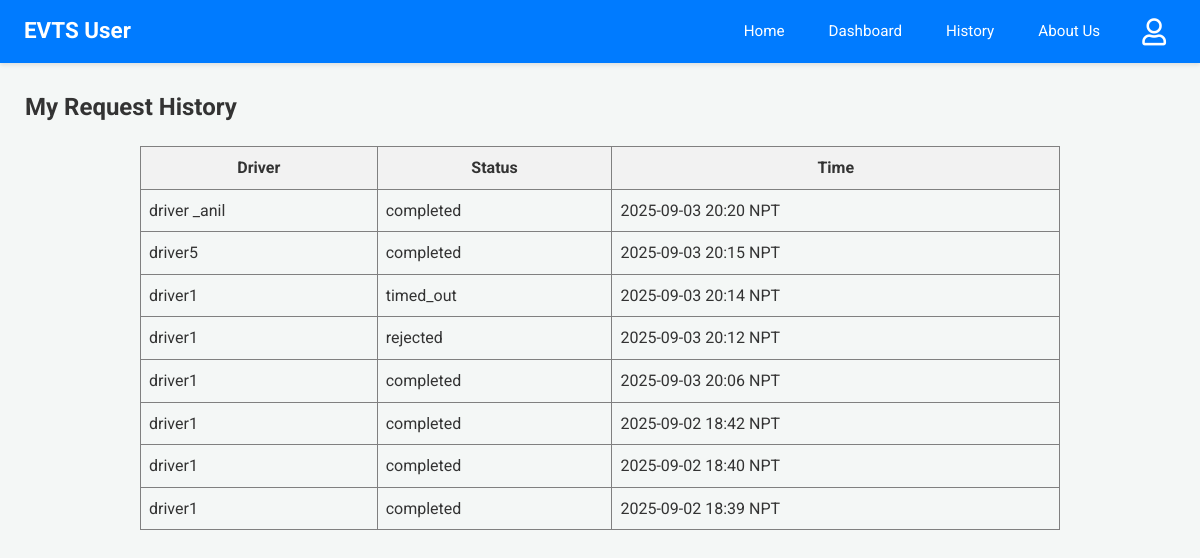
Page /user-history (signed in) on the committed database.
### app.py (models this page shows)
class Driver(db.Model):
    email = db.Column(db.String(120), primary_key=True)
    name = db.Column(db.String(100))
    phone = db.Column(db.String(15))
    password = db.Column(db.String(256)) # Increased length for hash
    vehicle = db.Column(db.String(50))
    node = db.Column(db.String(10), nullable=False)
    is_approved = db.Column(db.Boolean, default=False, nullable=False)

class RideRequest(db.Model):
    __tablename__ = 'ride_request'
    id = db.Column(db.Integer, primary_key=True)
    user_email = db.Column(db.String(100), nullable=False)
    driver_email = db.Column(db.String(100), nullable=False)
    user_latitude_at_request = db.Column(db.Float, nullable=True)
    user_longitude_at_request = db.Column(db.Float, nullable=True)
    timestamp = db.Column(db.DateTime, default=lambda: datetime.now(timezone.utc))
    status = db.Column(db.String(20), default='Pending')

### app.py (the view)
@app.route('/user-history')
@login_required_user
def user_history():
    reqs_db = RideRequest.query.filter_by(user_email=session['user']).order_by(RideRequest.timestamp.desc()).all()
    s_reqs = [{'driver_name': (Driver.query.get(r.driver_email).name or r.driver_email if Driver.query.get(r.driver_email) else "N/A"),
               'status': r.status, 'timestamp': format_datetime_npt(r.timestamp)} for r in reqs_db]
    response = make_response(render_template('user_history.html', requests=s_reqs))
    return add_no_cache_to_response(response)

### app.py (called while the page is built)
def format_datetime_npt(dt_utc):
    if dt_utc is None: return "N/A"
    if dt_utc.tzinfo is None or dt_utc.tzinfo.utcoffset(dt_utc) is None:
        dt_utc = dt_utc.replace(tzinfo=timezone.utc)
    else:
        dt_utc = dt_utc.astimezone(timezone.utc)
    dt_npt = dt_utc.astimezone(NPT)
    return dt_npt.strftime('%Y-%m-%d %H:%M NPT')

def login_required_user(f):
    @wraps(f)
    def decorated_function(*args, **kwargs):
        if 'user' not in session:
            return redirect(url_for('login', next=request.url))
        return f(*args, **kwargs)
    return decorated_function

def add_no_cache_to_response(response):
    response.headers["Cache-Control"] = "no-cache, no-store, must-revalidate, public, max-age=0"
    response.headers["Pragma"] = "no-cache"
    response.headers["Expires"] = "0"
    return response

### templates/user_history.html
{% extends 'user_base.html' %}
{% block content %}
<h2>My Request History</h2>
{% if requests %}
<table border="1" cellpadding="8" cellspacing="0" style="border-collapse: collapse; width: 80%; margin: 20px auto;">
  <thead>
    <tr style="background-color: #f2f2f2;">
      <th>Driver</th>
      <th>Status</th>
      <th>Time</th>
    </tr>
  </thead>
  <tbody>
  {% for req in requests %}
  <tr>
    <td>{{ req.driver_name }}</td>
    <td>{{ req.status }}</td>
    <td>{{ req.timestamp }}</td>
  </tr>
  {% endfor %}
  </tbody>
</table>
{% else %}
<p>You have no ride request history.</p>
{% endif %}
{% endblock %}

### static/css/dashboard_styles.css (style rules this page uses)
body { font-family: 'Roboto', 'Segoe UI', Tahoma, Geneva, Verdana, sans-serif; margin: 0; background-color: #f4f7f6; color: #333; line-height: 1.6; }
.dashboard-content h2, .dashboard-content h3, .dashboard-content h4 { color: #333; margin-top: 0; }

### rows in the picture
Driver: driver_name "driver _anil"
RideRequest: status "completed"
Driver: driver_name "driver5"
RideRequest: status "completed"
Driver: driver_name "driver1" "driver1" "driver1" "driver1" "driver1" "driver1"
RideRequest: status "timed_out"
RideRequest: status "rejected"
RideRequest: status "completed"
RideRequest: status "completed"
RideRequest: status "completed"
RideRequest: status "completed"

### other values in the picture
{{ req.timestamp }} "2025-09-03 20:20 NPT" "2025-09-03 20:15 NPT" "2025-09-03 20:14 NPT" "2025-09-03 20:12 NPT" "2025-09-03 20:06 NPT" "2025-09-02 18:42 NPT" "2025-09-02 18:40 NPT" "2025-09-02 18:39 NPT"
